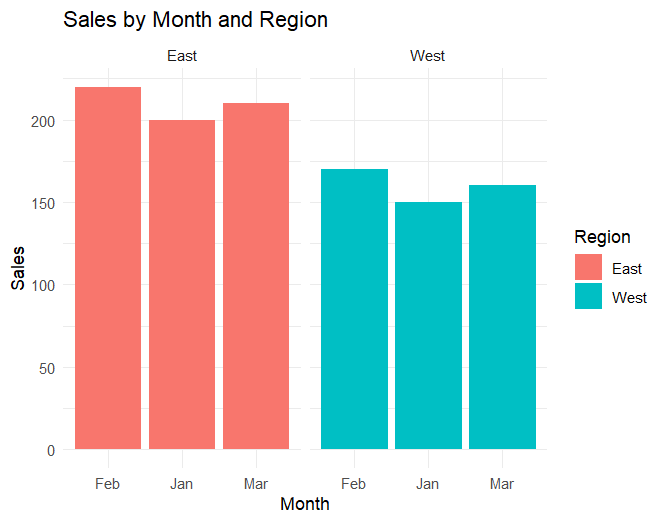

Write R code to recreate this figure.
sales_region_data <- data.frame(
  Month = c("Jan", "Jan", "Feb", "Feb", "Mar", "Mar"),
  Region = c("East", "West", "East", "West", "East", "West"),
  Sales = c(200, 150, 220, 170, 210, 160)
)

ggplot(sales_region_data, aes(x = Month, y = Sales, fill = Region)) +
  geom_bar(stat = "identity", position = "dodge") +
  facet_wrap(~ Region) +
  labs(title = "Sales by Month and Region",
       x = "Month",
       y = "Sales") +
  theme_minimal()
